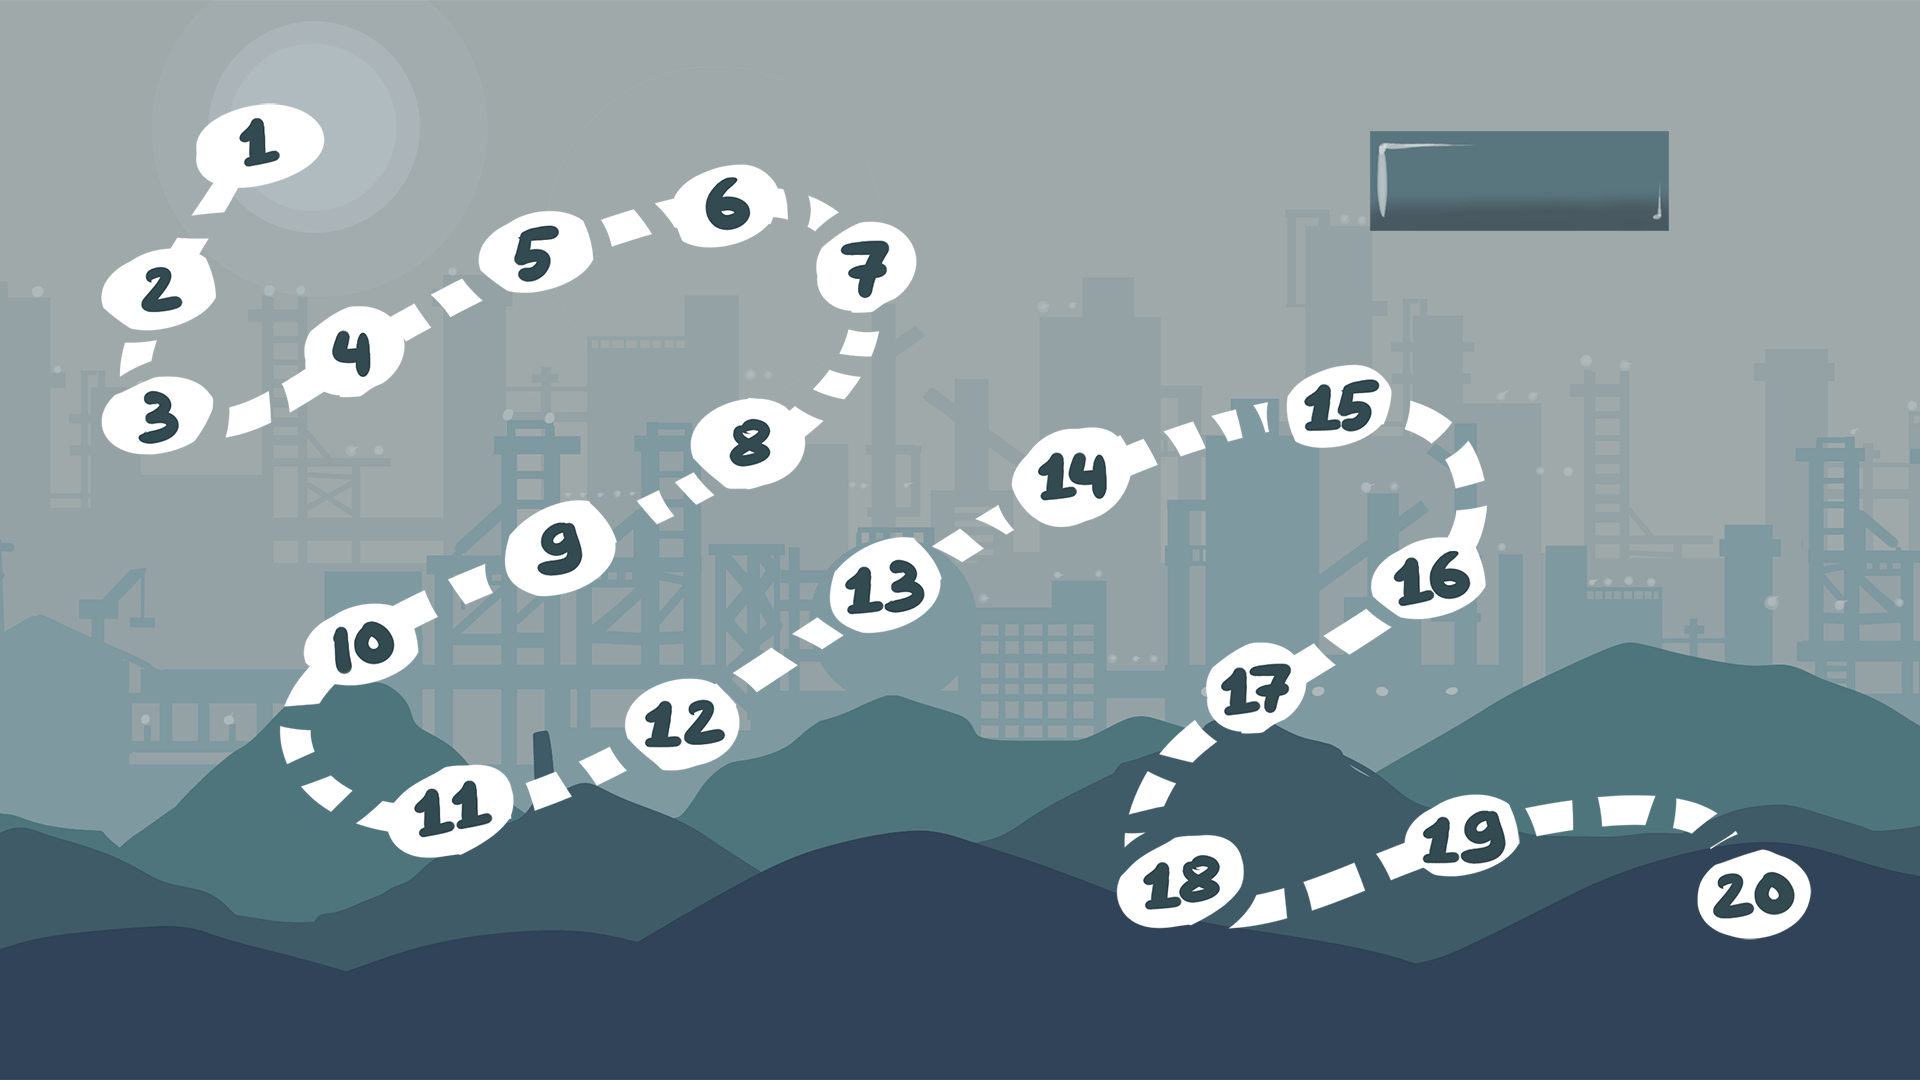

A level layout from a 2D game, rendered from its tile map. Below: a short description, then the map file with its tile-grid data intact:
An orthogonal 32x18 tile map with 60x60 px tiles, 1 tile layer (Background) and 21 objects (level_11, level_12, level_13, level_14, level_15, ...).

<map version="1.2" tiledversion="1.3.5" orientation="orthogonal" renderorder="right-down" width="32" height="18" tilewidth="60" tileheight="60" infinite="0" nextlayerid="4" nextobjectid="46">
 <tileset firstgid="1" source="level1.tsx" />
 <layer id="1" name="Background" width="32" height="18">
  <data encoding="csv">
1,2,3,4,5,6,7,8,9,10,11,12,13,14,15,16,17,18,19,20,21,22,23,24,25,26,27,28,29,30,31,32,
33,34,35,36,37,38,39,40,41,42,43,44,45,46,47,48,49,50,51,52,53,54,55,56,57,58,59,60,61,62,63,64,
65,66,67,68,69,70,71,72,73,74,75,76,77,78,79,80,81,82,83,84,85,86,87,88,89,90,91,92,93,94,95,96,
97,98,99,100,101,102,103,104,105,106,107,108,109,110,111,112,113,114,115,116,117,118,119,120,121,122,123,124,125,126,127,128,
129,130,131,132,133,134,135,136,137,138,139,140,141,142,143,144,145,146,147,148,149,150,151,152,153,154,155,156,157,158,159,160,
161,162,163,164,165,166,167,168,169,170,171,172,173,174,175,176,177,178,179,180,181,182,183,184,185,186,187,188,189,190,191,192,
193,194,195,196,197,198,199,200,201,202,203,204,205,206,207,208,209,210,211,212,213,214,215,216,217,218,219,220,221,222,223,224,
225,226,227,228,229,230,231,232,233,234,235,236,237,238,239,240,241,242,243,244,245,246,247,248,249,250,251,252,253,254,255,256,
257,258,259,260,261,262,263,264,265,266,267,268,269,270,271,272,273,274,275,276,277,278,279,280,281,282,283,284,285,286,287,288,
289,290,291,292,293,294,295,296,297,298,299,300,301,302,303,304,305,306,307,308,309,310,311,312,313,314,315,316,317,318,319,320,
321,322,323,324,325,326,327,328,329,330,331,332,333,334,335,336,337,338,339,340,341,342,343,344,345,346,347,348,349,350,351,352,
353,354,355,356,357,358,359,360,361,362,363,364,365,366,367,368,369,370,371,372,373,374,375,376,377,378,379,380,381,382,383,384,
385,386,387,388,389,390,391,392,393,394,395,396,397,398,399,400,401,402,403,404,405,406,407,408,409,410,411,412,413,414,415,416,
417,418,419,420,421,422,423,424,425,426,427,428,429,430,431,432,433,434,435,436,437,438,439,440,441,442,443,444,445,446,447,448,
449,450,451,452,453,454,455,456,457,458,459,460,461,462,463,464,465,466,467,468,469,470,471,472,473,474,475,476,477,478,479,480,
481,482,483,484,485,486,487,488,489,490,491,492,493,494,495,496,497,498,499,500,501,502,503,504,505,506,507,508,509,510,511,512,
513,514,515,516,517,518,519,520,521,522,523,524,525,526,527,528,529,530,531,532,533,534,535,536,537,538,539,540,541,542,543,544,
545,546,547,548,549,550,551,552,553,554,555,556,557,558,559,560,561,562,563,564,565,566,567,568,569,570,571,572,573,574,575,576
</data>
 </layer>
 <objectgroup id="2" name="level">
  <object id="19" name="level_11" x="368.484" y="759.049" width="150" height="100">
   <ellipse />
  </object>
  <object id="20" name="level_12" x="608.476" y="666.873" width="150" height="100">
   <ellipse />
  </object>
  <object id="21" name="level_13" x="806.55" y="527.705" width="150" height="100">
   <ellipse />
  </object>
  <object id="22" name="level_14" x="999.476" y="424.684" width="150" height="100">
   <ellipse />
  </object>
  <object id="23" name="level_15" x="1265.77" y="361.426" width="150" height="100">
   <ellipse />
  </object>
  <object id="24" name="level_16" x="1347.33" y="515.053" width="150" height="100">
   <ellipse />
  </object>
  <object id="25" name="level_18" x="1105.4" y="833.152" width="150" height="100">
   <ellipse />
  </object>
  <object id="26" name="level_17" x="1184.5" y="636.148" width="150" height="100">
   <ellipse />
  </object>
  <object id="30" name="level_19" x="1391.65" y="784.353" width="150" height="100">
   <ellipse />
  </object>
  <object id="31" name="level_20" x="1681.51" y="843.996" width="150" height="100">
   <ellipse />
  </object>
  <object id="36" name="level_10" x="289.829" y="584.353" width="150" height="100">
   <ellipse />
  </object>
  <object id="37" name="level_9" x="486.15" y="488.562" width="150" height="100">
   <ellipse />
  </object>
  <object id="38" name="level_8" x="671.208" y="390.963" width="150" height="100">
   <ellipse />
  </object>
  <object id="39" name="level_7" x="805.372" y="215.647" width="150" height="100">
   <ellipse />
  </object>
  <object id="40" name="level_6" x="655.102" y="150.582" width="150" height="100">
   <ellipse />
  </object>
  <object id="41" name="level_5" x="459.68" y="199.381" width="150" height="100">
   <ellipse />
  </object>
  <object id="42" name="level_4" x="287.368" y="300.594" width="150" height="100">
   <ellipse />
  </object>
  <object id="43" name="level_3" x="76.3683" y="369.275" width="150" height="100">
   <ellipse />
  </object>
  <object id="44" name="level_2" x="80.721" y="228.299" width="150" height="100">
   <ellipse />
  </object>
  <object id="45" name="level_1" x="187.746" y="94.5528" width="150" height="100">
   <ellipse />
  </object>
 </objectgroup>
 <objectgroup id="3" name="ExitBtn">
  <object id="35" name="Btn" x="1446.07" y="132" width="144" height="96">
   <ellipse />
  </object>
 </objectgroup>
</map>
